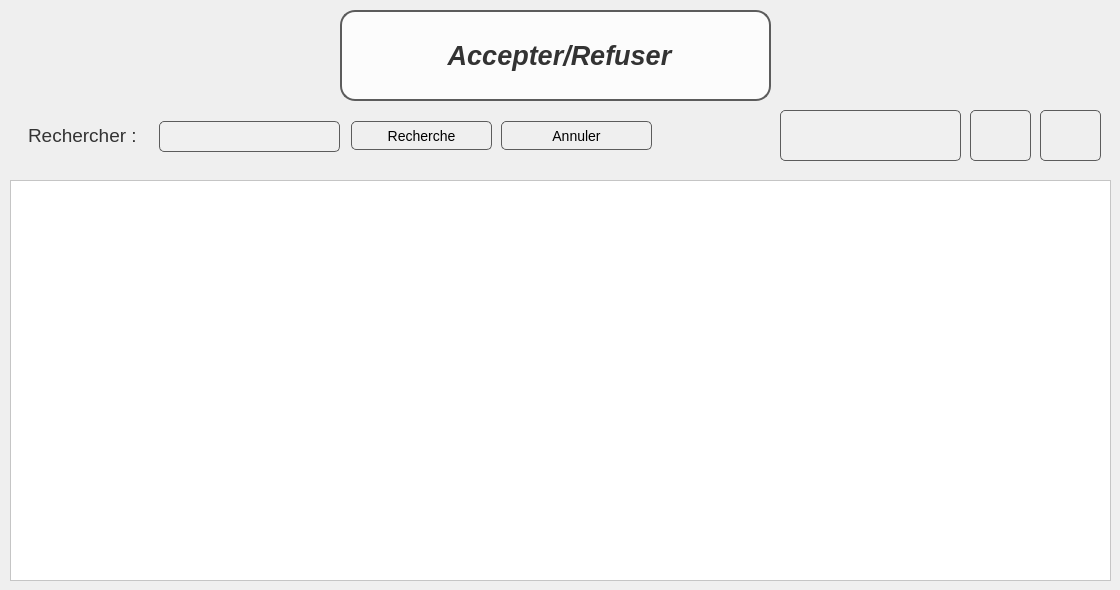
           <widget class="QWidget" name="tab_2">
            <attribute name="title">
             <string>accepter/refuser</string>
            </attribute>
            <widget class="QTableView" name="afficher_conge">
             <property name="geometry">
              <rect>
               <x>10</x>
               <y>180</y>
               <width>1101</width>
               <height>401</height>
              </rect>
             </property>
             <property name="styleSheet">
              <string notr="true">background-color: rgb(255, 255, 255);</string>
             </property>
            </widget>
            <widget class="QLabel" name="label_181">
             <property name="geometry">
              <rect>
               <x>340</x>
               <y>10</y>
               <width>431</width>
               <height>111</height>
              </rect>
             </property>
             <property name="font">
              <font>
               <pointsize>-1</pointsize>
               <italic>true</italic>
               <bold>true</bold>
              </font>
             </property>
             <property name="styleSheet">
              <string notr="true">    font-size: 30px;               /* Font size */
    font-weight: bold;             /* Make the font bold */
    color: #333333;                /* Text color */
    padding: 10px;                 /* Padding around the text */
    border: 2px solid #5c5c5c;     /* Border for the label */
    background-color: rgba(255, 255, 255, 0.8); /* Semi-transparent background */
    text-align: center;            /* Center text alignment */
    margin-bottom: 20px;           /* Margin below the title */
  	border-radius: 15px;  

</string>
             </property>
             <property name="text">
              <string>&lt;html&gt;&lt;head/&gt;&lt;body&gt;&lt;p align=&quot;center&quot;&gt;&lt;span style=&quot; font-size:20pt;&quot;&gt;Accepter/Refuser&lt;/span&gt;&lt;/p&gt;&lt;/body&gt;&lt;/html&gt;</string>
             </property>
            </widget>
            <widget class="QWidget" name="widget_5" native="true">
             <property name="geometry">
              <rect>
               <x>10</x>
               <y>100</y>
               <width>1101</width>
               <height>71</height>
              </rect>
             </property>
             <property name="styleSheet">
              <string notr="true">/* QLineEdit styling */
QLineEdit {
    background-color: #f0f0f0;
    border: 1px solid #5c5c5c;
    border-radius: 5px;         /* Corrected property and added border-radius */
    padding: 5px;
    font-size: 14px;
    color: #333333;
}

QLineEdit:hover {
    border: 1px solid #0078d7;
}

QLineEdit:focus {
    border: 1px solid #3b5998;
    background-color: #ffffff;
}

/* QDateEdit styling */
QDateEdit {
    background-color: #f0f0f0;
    border: 1px solid #5c5c5c;
    padding: 5px;
    font-size: 14px;
    color: #333333;
    border-radius: 5px;         /* Add border-radius for rounded corners */
}

QDateEdit::drop-down {
    subcontrol-origin: padding;
    subcontrol-position: top right;
    width: 20px;
    border-left: 1px solid #5c5c5c;
}

/* QComboBox styling */
QComboBox {
    background-color: #f0f0f0;
    border: 1px solid #5c5c5c;
    padding: 5px;
    font-size: 14px;
    color: #333333;
    border-radius: 5px;         /* Add border-radius for rounded corners */
}

QComboBox::drop-down {
    subcontrol-origin: padding;
    subcontrol-position: top right;
    width: 20px;
    border-left: 1px solid #5c5c5c;
}

/* QPushButton styling */
QPushButton {
    color: black;
    border: 1px solid #5c5c5c;
    padding: 5px 15px;
    font-size: 14px;
    border-radius: 5px;         /* Add border-radius for rounded corners */
}

QPushButton:hover {
    background-color: rgb(252, 246, 243);
}

QPushButton:pressed {
    background-color: #C0C0C0; /* Change background color when pressed */
    border: 1px solid black; /* Change border color when pressed */
}

QPushButton:disabled {
    background-color: #C0C0C0;
    color: #a0a0a0;
    border: 1px solid #d3d3d3;
}

/* QCheckBox styling */
QCheckBox {
    spacing: 5px;
    font-size: 14px;
    color: #333333;
}

QCheckBox::indicator {
    width: 16px;
    height: 16px;
}

/* QLabel styling */
QLabel {
    font-size: 14px;
    color: #333333;
    padding: 5px;
    border: none; /* Remove border if not needed */
    border-radius: 5px;         /* Add border-radius for rounded corners */
}
</string>
             </property>
             <widget class="QPushButton" name="annule_conge">
              <property name="geometry">
               <rect>
                <x>491</x>
                <y>21</y>
                <width>151</width>
                <height>29</height>
               </rect>
              </property>
              <property name="text">
               <string>Annuler</string>
              </property>
             </widget>
             <widget class="QLabel" name="label_5">
              <property name="geometry">
               <rect>
                <x>10</x>
                <y>10</y>
                <width>181</width>
                <height>51</height>
               </rect>
              </property>
              <property name="text">
               <string>&lt;html&gt;&lt;head/&gt;&lt;body&gt;&lt;p&gt;&lt;span style=&quot; font-size:14pt;&quot;&gt;Rechercher :&lt;/span&gt;&lt;/p&gt;&lt;/body&gt;&lt;/html&gt;</string>
              </property>
             </widget>
             <widget class="QPushButton" name="recherche_conge">
              <property name="geometry">
               <rect>
                <x>341</x>
                <y>21</y>
                <width>141</width>
                <height>29</height>
               </rect>
              </property>
              <property name="text">
               <string>Recherche</string>
              </property>
             </widget>
             <widget class="QLineEdit" name="id_emp_2">
              <property name="geometry">
               <rect>
                <x>149</x>
                <y>21</y>
                <width>181</width>
                <height>31</height>
               </rect>
              </property>
             </widget>
             <widget class="QPushButton" name="acceptation">
              <property name="geometry">
               <rect>
                <x>960</x>
                <y>10</y>
                <width>61</width>
                <height>51</height>
               </rect>
              </property>
              <property name="text">
               <string/>
              </property>
              <property name="icon">
               <iconset>
                <normaloff>../../Downloads/accept.png</normaloff>../../Downloads/accept.png</iconset>
              </property>
             </widget>
             <widget class="QPushButton" name="refuser">
              <property name="geometry">
               <rect>
                <x>1030</x>
                <y>10</y>
                <width>61</width>
                <height>51</height>
               </rect>
              </property>
              <property name="text">
               <string/>
              </property>
              <property name="icon">
               <iconset>
                <normaloff>../../Downloads/remove.png</normaloff>../../Downloads/remove.png</iconset>
              </property>
             </widget>
             <widget class="QLineEdit" name="id_emp_3">
              <property name="geometry">
               <rect>
                <x>770</x>
                <y>10</y>
                <width>181</width>
                <height>51</height>
               </rect>
              </property>
             </widget>
            </widget>
           </widget>
